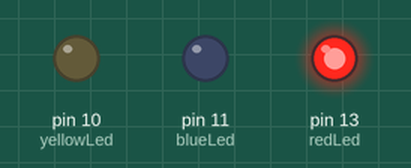
Recording of a sketch running on a simulated Arduino Uno, built with avr-gcc and run on an emulated ATmega328P. Shown: output pins drawn as LEDs (lit = HIGH).

Above: at 0.2 s.
At 1.2 s:
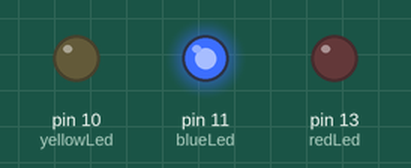
At 2.5 s:
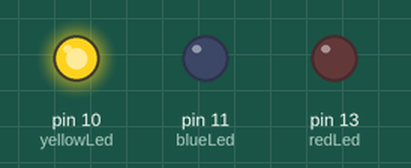
At 3.5 s:
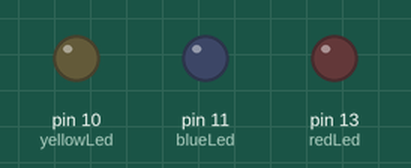
Timing chart, 0 to 5.2 s (numbered marks = the images above):
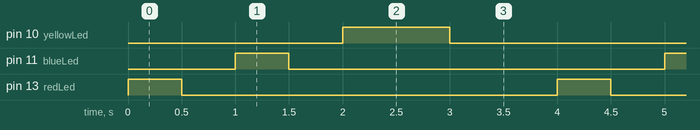

Measured:
- by itself, pin 10 (yellowLed): alternates HIGH for 1.0 s and LOW for 3.0 s
- by itself, pin 11 (blueLed), pin 13 (redLed): alternates HIGH for 0.50 s and LOW for 3.5 s
- by itself, everything shown: repeats every 4.0 s, in 6 steps

The sketch:

TrafficLightCode.ino
```cpp
int redLed = 13 ;
int blueLed = 11 ;
int yellowLed = 10 ;

void setup() {
  // put your setup code here, to run once:
  pinMode(redLed, OUTPUT);
  pinMode(blueLed, OUTPUT);
  pinMode(yellowLed, OUTPUT);


}

void loop() {
  // put your main code here, to run repeatedly:
  digitalWrite(redLed, HIGH); // turn the LED on
  delay(500); // wait for a second

  digitalWrite(redLed, LOW); // turn the LED off
  delay(500); // wait for a second

  digitalWrite(blueLed, HIGH); // turn the LED off
  delay(500); // wait for a second

  digitalWrite(blueLed, LOW); // turn the LED off
  delay(500); // wait for a second


  digitalWrite(yellowLed, HIGH); // turn the LED off
  delay(1000); // wait for a second

  digitalWrite(yellowLed, LOW); // turn the LED off
  delay(1000); // wait for a second


}
```
